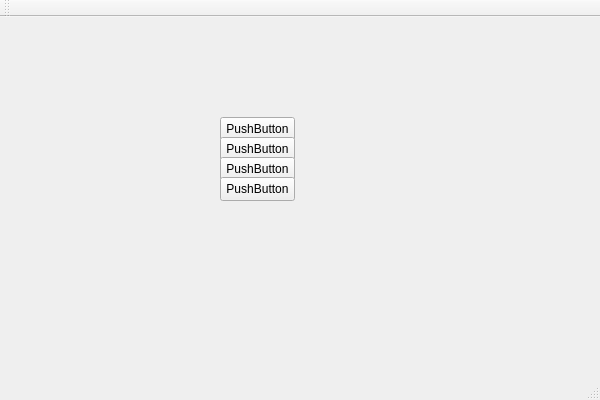
<?xml version="1.0" encoding="UTF-8"?>
<ui version="4.0">
 <class>SeaBattleKursovaiClass</class>
 <widget class="QMainWindow" name="SeaBattleKursovaiClass">
  <property name="geometry">
   <rect>
    <x>0</x>
    <y>0</y>
    <width>600</width>
    <height>400</height>
   </rect>
  </property>
  <property name="windowTitle">
   <string>SeaBattleKursovai</string>
  </property>
  <widget class="QWidget" name="centralWidget">
   <widget class="QPushButton" name="pushButton">
    <property name="geometry">
     <rect>
      <x>220</x>
      <y>100</y>
      <width>75</width>
      <height>24</height>
     </rect>
    </property>
    <property name="text">
     <string>PushButton</string>
    </property>
   </widget>
   <widget class="QPushButton" name="pushButton_2">
    <property name="geometry">
     <rect>
      <x>220</x>
      <y>120</y>
      <width>75</width>
      <height>24</height>
     </rect>
    </property>
    <property name="text">
     <string>PushButton</string>
    </property>
   </widget>
   <widget class="QPushButton" name="pushButton_3">
    <property name="geometry">
     <rect>
      <x>220</x>
      <y>140</y>
      <width>75</width>
      <height>24</height>
     </rect>
    </property>
    <property name="text">
     <string>PushButton</string>
    </property>
   </widget>
   <widget class="QPushButton" name="pushButton_4">
    <property name="geometry">
     <rect>
      <x>220</x>
      <y>160</y>
      <width>75</width>
      <height>24</height>
     </rect>
    </property>
    <property name="text">
     <string>PushButton</string>
    </property>
   </widget>
  </widget>
  <widget class="QMenuBar" name="menuBar">
   <property name="geometry">
    <rect>
     <x>0</x>
     <y>0</y>
     <width>600</width>
     <height>22</height>
    </rect>
   </property>
  </widget>
  <widget class="QToolBar" name="mainToolBar">
   <attribute name="toolBarArea">
    <enum>TopToolBarArea</enum>
   </attribute>
   <attribute name="toolBarBreak">
    <bool>false</bool>
   </attribute>
  </widget>
  <widget class="QStatusBar" name="statusBar"/>
 </widget>
 <layoutdefault spacing="6" margin="11"/>
 <resources>
  <include location="SeaBattleKursovai.qrc"/>
 </resources>
 <connections/>
</ui>
